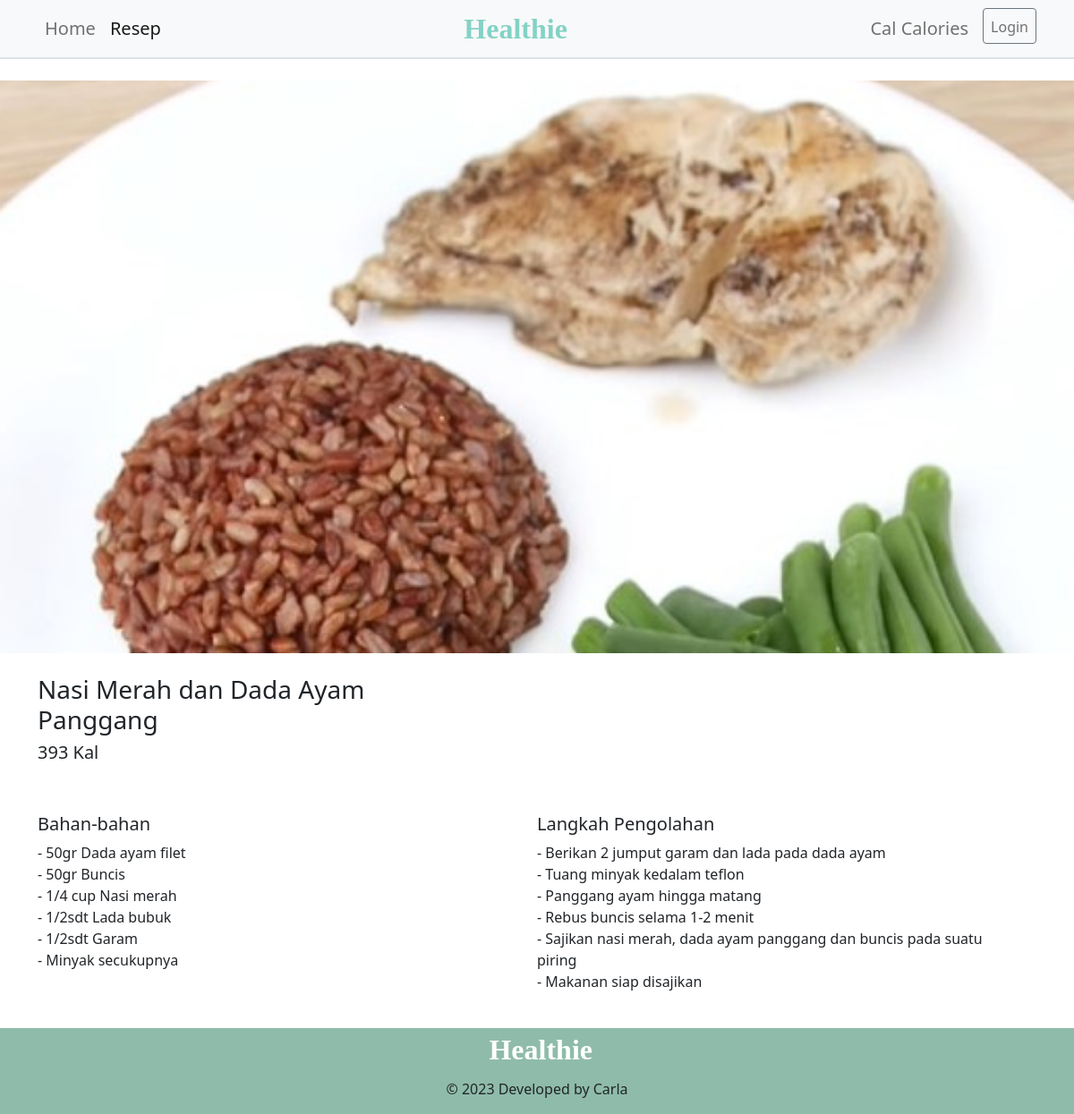
Page /webpi/detailResep.php?nama=Nasi Merah dan Dada Ayam Panggang on the committed database.
### tables this page shows
CREATE TABLE `resep` (
  `id` int(11) NOT NULL,
  `kategori_id` int(11) NOT NULL,
  `nama` varchar(250) NOT NULL,
  `foto` varchar(250) DEFAULT NULL,
  `kalori` varchar(10) DEFAULT NULL,
  `resep` text NOT NULL,
  `detail` text NOT NULL
);

### webpi/detailResep.php (the view, shortened to what this page needs)
<?php
    require "conn.php";
    $nama = htmlspecialchars($_GET['nama']);
    $queryResep = mysqli_query($con, "SELECT * FROM resep WHERE nama='$nama'");
    $resep = mysqli_fetch_array($queryResep);
?>
<!doctype html>
<html lang="en">
  <head>
    <link href="https://cdn.jsdelivr.net/npm/bootstrap@5.0.2/dist/css/bootstrap.min.css" rel="stylesheet">
    <link rel="stylesheet" href="ini.css">
  </head>
  <body>
  <nav class="navbar navbar-expand-lg navbar-light bg-light border-bottom border-2 mb-4">
      <div class="container">
        <div class="collapse navbar-collapse order-1 order-lg-0 dual-collapse2" id="navbarNav">
          <ul class="navbar-nav fs-5">
            <li class="nav-item me-auto">
              <a class="nav-link" aria-current="page" href="index.php">Home</a>
            </li>
            <li class="nav-item">
              <a class="nav-link active" href="resep.php">Resep</a>
            </li>
          </ul>
        </div>
        <div class="ms-auto order-0">
          <a class="navbar-brand mx-auto fs-2" href="#" style="color: #84D2C5; font-weight: 600; font-family: 'Playfair Display', serif">Healthie</a>
        </div>
        <div class="collapse navbar-collapse order-3 dual-collapse2" id="navbarNav">
          <ul class="navbar-nav ms-auto fs-5" >
            <li class="nav-item me-2">
              <a class="nav-link" aria-current="page"  href="calorie.php">Cal Calories</a>
            </li>
            <li class="nav-item d-flex">
            <a class="nav-link btn btn-outline-secondary" href="admin/dashboard.php" style="height:40px">Login</a>
            </li>
          </ul>
        </div>
      </div>
    </nav>
    <div class="container-fluid img-detail d-flex align-items-center mb-4" style="background-image:url('image/<?php echo $resep['foto']; ?>')">
    </div>
      <div class="container">
        <div class="row mb-4">
            <div class="col-5">
            <h3 class=""><?php echo $resep['nama']; ?></h3>
            <h5 class="mb-6"><?php echo $resep['kalori']; ?></h5>
        </div>
        <div class="row">
          <div class="col-md">
          <h5 class="mt-5">Bahan-bahan</h5>
              <p><?php echo $resep['resep']; ?></p>
          </div>
          <div class="col-md">
          <h5 class="mt-5">Langkah Pengolahan</h5>
              <p><?php echo $resep['detail']; ?></p>
          </div>
      </div>
      </div>
    </div>
    <div class="d-flex min-vw-90" style=" background-color: #8fbcaa">
      <div class="d-flex flex-grow-1 justify-content-center align-items-center">
        <div class="row">
          <div class="col">
          <a class="  fs-2 text-white mb-4 ms-5" href="#" style="color: #84D2C5;text-decoration:none; font-weight: 600; font-family: 'Playfair Display', serif">Healthie</a>
          <p class="text-center mt-2"> &copy; 2023 Developed by Carla </p>
          </div>
        </div>
      </div>
    </div>
  </body>
</html>

### ini.css (style rules this page uses)
.img-detail { background-image: ; height: 80vh; background-size: cover; background-attachment: fixed; background-position: center; }

### rows in the picture
resep: foto (picture), nama "Nasi Merah dan Dada Ayam Panggang", kalori "393 Kal", resep "- 50gr Dada ayam filet - 50gr Buncis - 1/4 cup Nasi merah - 1/2sdt Lada bubuk - 1/2sdt Garam - Minyak secukupnya", detail "- Berikan 2 jumput garam dan lada pada dada ayam - Tuang minyak kedalam teflon - Panggang ayam hingga matang - Rebus buncis selama 1-2 menit - Sajikan nasi merah, dada ayam panggang dan buncis pada suatu piring - Makanan siap disajikan"
